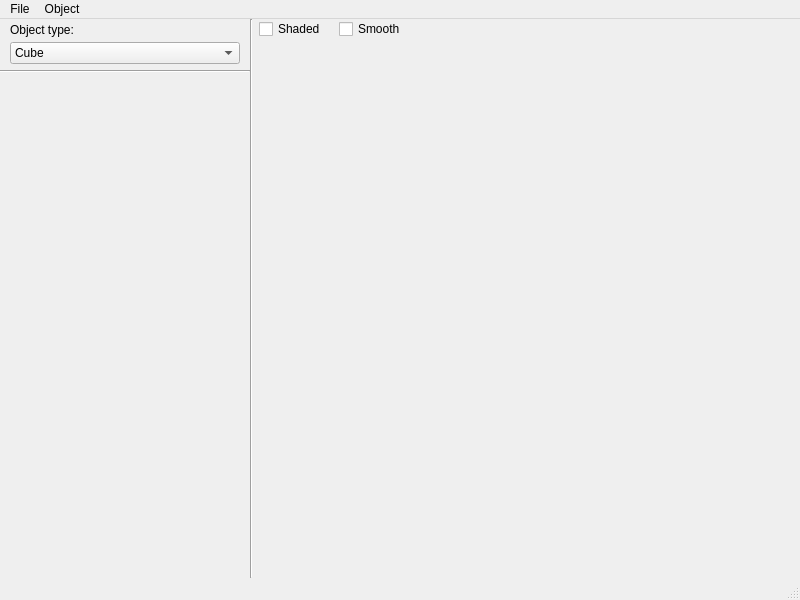
<?xml version="1.0" encoding="UTF-8"?>
<ui version="4.0">
 <class>main_proceduralUI</class>
 <widget class="QMainWindow" name="main_proceduralUI">
  <property name="geometry">
   <rect>
    <x>0</x>
    <y>0</y>
    <width>800</width>
    <height>600</height>
   </rect>
  </property>
  <property name="windowTitle">
   <string>Procedural Primitive Objects</string>
  </property>
  <widget class="QWidget" name="wdg_central">
   <layout class="QHBoxLayout" name="horizontalLayout">
    <property name="spacing">
     <number>0</number>
    </property>
    <property name="leftMargin">
     <number>0</number>
    </property>
    <property name="topMargin">
     <number>0</number>
    </property>
    <property name="rightMargin">
     <number>0</number>
    </property>
    <property name="bottomMargin">
     <number>0</number>
    </property>
    <item>
     <widget class="QWidget" name="wdg_settings" native="true">
      <property name="minimumSize">
       <size>
        <width>250</width>
        <height>0</height>
       </size>
      </property>
      <property name="maximumSize">
       <size>
        <width>250</width>
        <height>16777215</height>
       </size>
      </property>
      <layout class="QVBoxLayout" name="lay_settings">
       <property name="spacing">
        <number>3</number>
       </property>
       <property name="leftMargin">
        <number>0</number>
       </property>
       <property name="topMargin">
        <number>1</number>
       </property>
       <property name="rightMargin">
        <number>0</number>
       </property>
       <property name="bottomMargin">
        <number>1</number>
       </property>
       <item>
        <widget class="QWidget" name="wdg_objType" native="true">
         <property name="sizePolicy">
          <sizepolicy hsizetype="Preferred" vsizetype="Fixed">
           <horstretch>0</horstretch>
           <verstretch>0</verstretch>
          </sizepolicy>
         </property>
         <layout class="QVBoxLayout" name="verticalLayout">
          <property name="spacing">
           <number>5</number>
          </property>
          <property name="leftMargin">
           <number>10</number>
          </property>
          <property name="topMargin">
           <number>3</number>
          </property>
          <property name="rightMargin">
           <number>10</number>
          </property>
          <property name="bottomMargin">
           <number>3</number>
          </property>
          <item>
           <widget class="QLabel" name="lbl_objType">
            <property name="text">
             <string>Object type:</string>
            </property>
           </widget>
          </item>
          <item>
           <widget class="QComboBox" name="cmb_objType">
            <property name="currentIndex">
             <number>0</number>
            </property>
            <property name="frame">
             <bool>true</bool>
            </property>
            <item>
             <property name="text">
              <string>Cube</string>
             </property>
            </item>
            <item>
             <property name="text">
              <string>Sphere</string>
             </property>
            </item>
            <item>
             <property name="text">
              <string>Gear</string>
             </property>
            </item>
            <item>
             <property name="text">
              <string>Torus</string>
             </property>
            </item>
            <item>
             <property name="text">
              <string>Spiral</string>
             </property>
            </item>
           </widget>
          </item>
         </layout>
        </widget>
       </item>
       <item>
        <widget class="Line" name="line_settingsSeparator">
         <property name="orientation">
          <enum>Qt::Horizontal</enum>
         </property>
        </widget>
       </item>
       <item>
        <widget class="QScrollArea" name="wdg_objSettingsScr">
         <property name="frameShape">
          <enum>QFrame::NoFrame</enum>
         </property>
         <property name="widgetResizable">
          <bool>true</bool>
         </property>
         <widget class="QWidget" name="scr_objSettings">
          <property name="geometry">
           <rect>
            <x>0</x>
            <y>0</y>
            <width>250</width>
            <height>504</height>
           </rect>
          </property>
          <layout class="QVBoxLayout" name="lay_objSettingsScr">
           <property name="spacing">
            <number>0</number>
           </property>
           <property name="leftMargin">
            <number>0</number>
           </property>
           <property name="topMargin">
            <number>0</number>
           </property>
           <property name="rightMargin">
            <number>0</number>
           </property>
           <property name="bottomMargin">
            <number>0</number>
           </property>
           <item>
            <widget class="QWidget" name="wdg_objSettings" native="true">
             <layout class="QVBoxLayout" name="lay_objSettings">
              <property name="spacing">
               <number>0</number>
              </property>
              <property name="leftMargin">
               <number>0</number>
              </property>
              <property name="topMargin">
               <number>0</number>
              </property>
              <property name="rightMargin">
               <number>0</number>
              </property>
              <property name="bottomMargin">
               <number>0</number>
              </property>
             </layout>
            </widget>
           </item>
          </layout>
         </widget>
        </widget>
       </item>
      </layout>
     </widget>
    </item>
    <item>
     <widget class="Line" name="line_centralSeparator">
      <property name="orientation">
       <enum>Qt::Vertical</enum>
      </property>
     </widget>
    </item>
    <item>
     <widget class="QWidget" name="wdg_view" native="true">
      <layout class="QVBoxLayout" name="lay_view">
       <property name="spacing">
        <number>0</number>
       </property>
       <property name="leftMargin">
        <number>0</number>
       </property>
       <property name="topMargin">
        <number>0</number>
       </property>
       <property name="rightMargin">
        <number>0</number>
       </property>
       <property name="bottomMargin">
        <number>0</number>
       </property>
       <item>
        <widget class="QWidget" name="wdg_viewSettings" native="true">
         <property name="sizePolicy">
          <sizepolicy hsizetype="Preferred" vsizetype="Fixed">
           <horstretch>0</horstretch>
           <verstretch>0</verstretch>
          </sizepolicy>
         </property>
         <property name="minimumSize">
          <size>
           <width>0</width>
           <height>20</height>
          </size>
         </property>
         <property name="maximumSize">
          <size>
           <width>16777215</width>
           <height>20</height>
          </size>
         </property>
         <layout class="QHBoxLayout" name="lay_viewSettings">
          <property name="spacing">
           <number>0</number>
          </property>
          <property name="leftMargin">
           <number>6</number>
          </property>
          <property name="topMargin">
           <number>0</number>
          </property>
          <property name="rightMargin">
           <number>6</number>
          </property>
          <property name="bottomMargin">
           <number>0</number>
          </property>
          <item>
           <widget class="QCheckBox" name="cbx_shaded">
            <property name="sizePolicy">
             <sizepolicy hsizetype="Fixed" vsizetype="Preferred">
              <horstretch>0</horstretch>
              <verstretch>0</verstretch>
             </sizepolicy>
            </property>
            <property name="minimumSize">
             <size>
              <width>80</width>
              <height>20</height>
             </size>
            </property>
            <property name="maximumSize">
             <size>
              <width>80</width>
              <height>16777215</height>
             </size>
            </property>
            <property name="cursor">
             <cursorShape>PointingHandCursor</cursorShape>
            </property>
            <property name="text">
             <string>Shaded</string>
            </property>
           </widget>
          </item>
          <item>
           <widget class="QCheckBox" name="cbx_smooth">
            <property name="sizePolicy">
             <sizepolicy hsizetype="Fixed" vsizetype="Preferred">
              <horstretch>0</horstretch>
              <verstretch>0</verstretch>
             </sizepolicy>
            </property>
            <property name="minimumSize">
             <size>
              <width>80</width>
              <height>20</height>
             </size>
            </property>
            <property name="maximumSize">
             <size>
              <width>80</width>
              <height>16777215</height>
             </size>
            </property>
            <property name="cursor">
             <cursorShape>PointingHandCursor</cursorShape>
            </property>
            <property name="text">
             <string>Smooth</string>
            </property>
           </widget>
          </item>
          <item>
           <spacer name="spc_viewSettings">
            <property name="orientation">
             <enum>Qt::Horizontal</enum>
            </property>
            <property name="sizeHint" stdset="0">
             <size>
              <width>40</width>
              <height>20</height>
             </size>
            </property>
           </spacer>
          </item>
         </layout>
        </widget>
       </item>
       <item>
        <widget class="QWidget" name="wdg_glView" native="true"/>
       </item>
      </layout>
     </widget>
    </item>
   </layout>
  </widget>
  <widget class="QMenuBar" name="menu_mainMenuBar">
   <property name="geometry">
    <rect>
     <x>0</x>
     <y>0</y>
     <width>800</width>
     <height>21</height>
    </rect>
   </property>
   <widget class="QMenu" name="menu_file">
    <property name="title">
     <string>File</string>
    </property>
    <addaction name="act_exit"/>
   </widget>
   <widget class="QMenu" name="menuObject">
    <property name="title">
     <string>Object</string>
    </property>
    <addaction name="act_restoreDef"/>
   </widget>
   <addaction name="menu_file"/>
   <addaction name="menuObject"/>
  </widget>
  <widget class="QStatusBar" name="statusbar"/>
  <action name="act_exit">
   <property name="text">
    <string>Exit</string>
   </property>
   <property name="toolTip">
    <string>Exit application</string>
   </property>
   <property name="shortcut">
    <string>Ctrl+Q</string>
   </property>
  </action>
  <action name="act_restoreDef">
   <property name="text">
    <string>Restore Defaults</string>
   </property>
   <property name="toolTip">
    <string>Restore widget to default values.</string>
   </property>
   <property name="shortcut">
    <string>Ctrl+Shift+R</string>
   </property>
  </action>
 </widget>
 <resources/>
 <connections/>
</ui>
